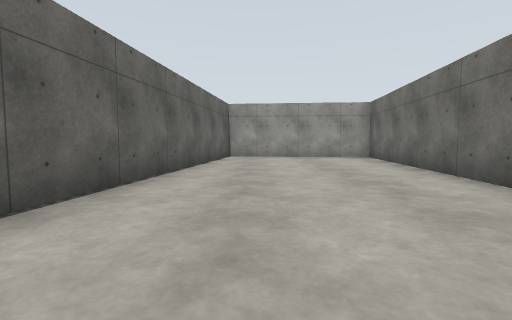
View 1 (above)

13 first-person views from a walk through a world built for the Gazebo simulator. The camera is 1 m above the floor, tilts 4° down and sees 85° across. The floor is counted in squares, 2 m on a side. Each view is taken from the middle of a square. On the plan, view 1 faces up. The plan holds only what a view shows up to about 9 squares ahead; the rest is blank. The place goes on beyond the plan. Simple patterns stand in for the simulator's built-in surfaces. Some stock models are drawn as simple stand-ins.

View 2
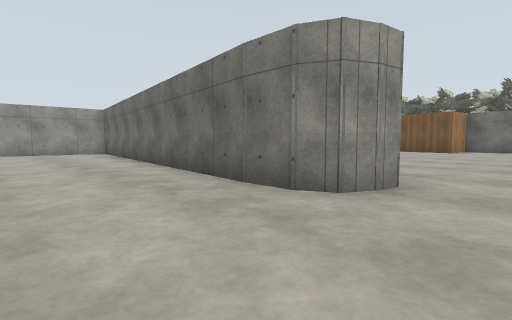

View 3
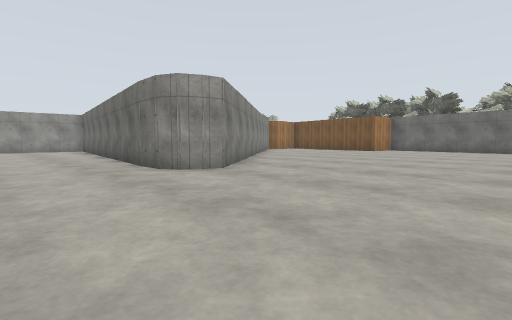

View 4
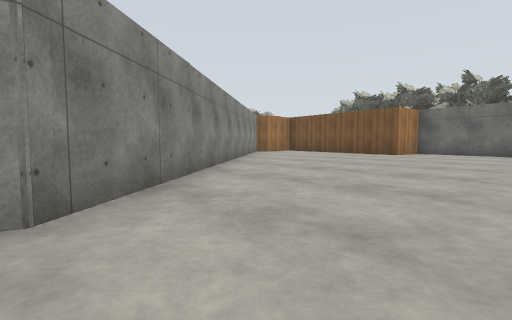

View 5
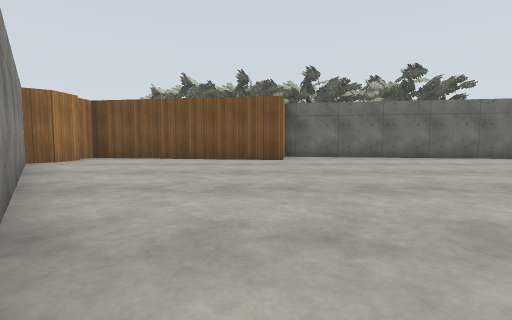

View 6
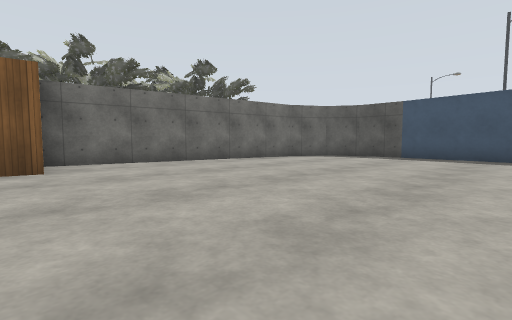

View 7
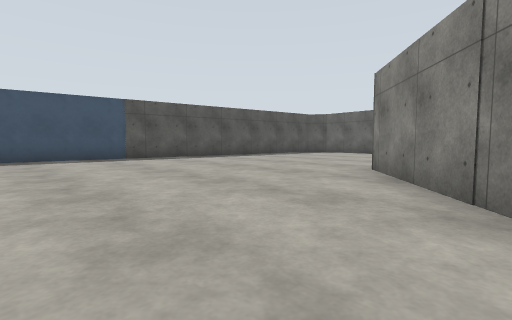

View 8
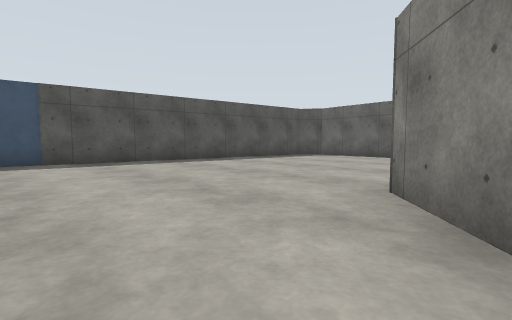

View 9
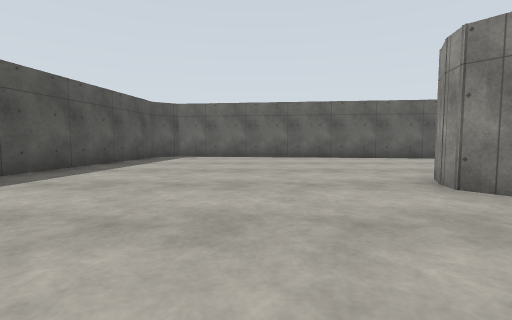

View 10
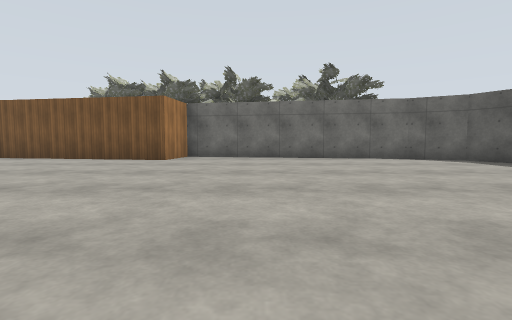

View 11
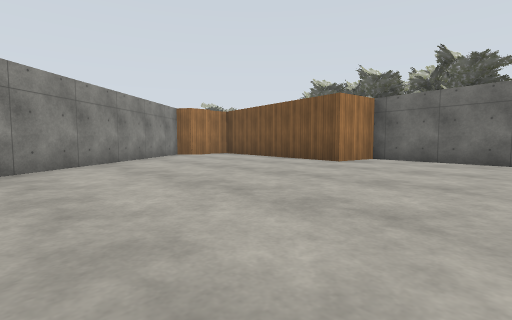

View 12
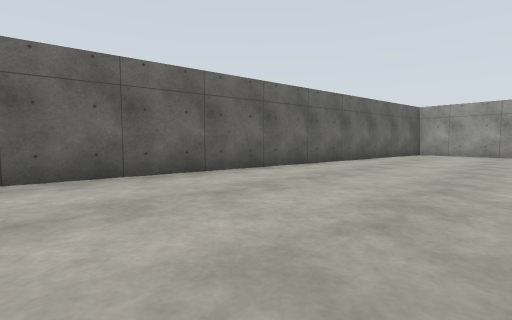

View 13
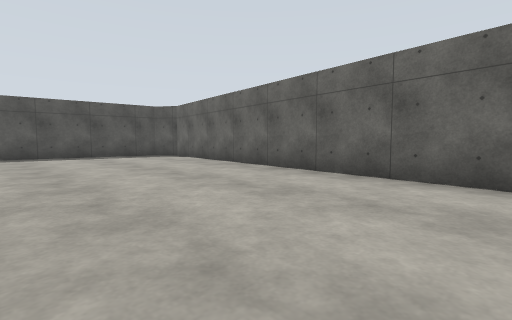

### Floor plan
Points are (right, up) in squares from view 1. A wall is a line through its corners. A room is listed if a view was taken in it or the views show most of it. See-through windows are left out.
Room 1 (views 1, 2, 3, 4, 5, 6, 7, 8, 9, 10, 11, 12, 13)
walls: (3.2, -2) (2.8, -1.9); (2.2, -0.7) (3.4, 8.3) (-0.9, 8.7) (-2.7, -6.4) (-2.3, -7) (10.8, -8.7); (10.6, -8.7) (12, -8.7) (12.9, -8.2) (13.6, -7.1) (14.6, -0.9) (13.1, -0.7) (14, 4.7) (13.4, 4.7); (13.1, 4.5) (12.4, 4.6) (12.1, 4.9) (3.1, -2) (2.4, -1.7) (2.3, -1.3) (2.3, -0.5)

Where each view was taken, in squares from view 1:
view 1: 0 up, 0 right, facing up
view 2: 3 down, 0 right, facing up-right
view 3: 6 down, 0 right, facing up-right
view 4: 4 down, 3 right, facing up-right
view 5: 0 up, 6 right, facing right
view 6: 0 up, 8 right, facing down-right
view 7: 0 up, 8 right, facing down-left
view 8: 1 down, 6 right, facing down-left
view 9: 4 down, 6 right, facing left
view 10: 3 down, 6 right, facing right
view 11: 4 down, 7 right, facing up-right
view 12: 2 down, 2 right, facing up-left
view 13: 2 up, 2 right, facing down-left
